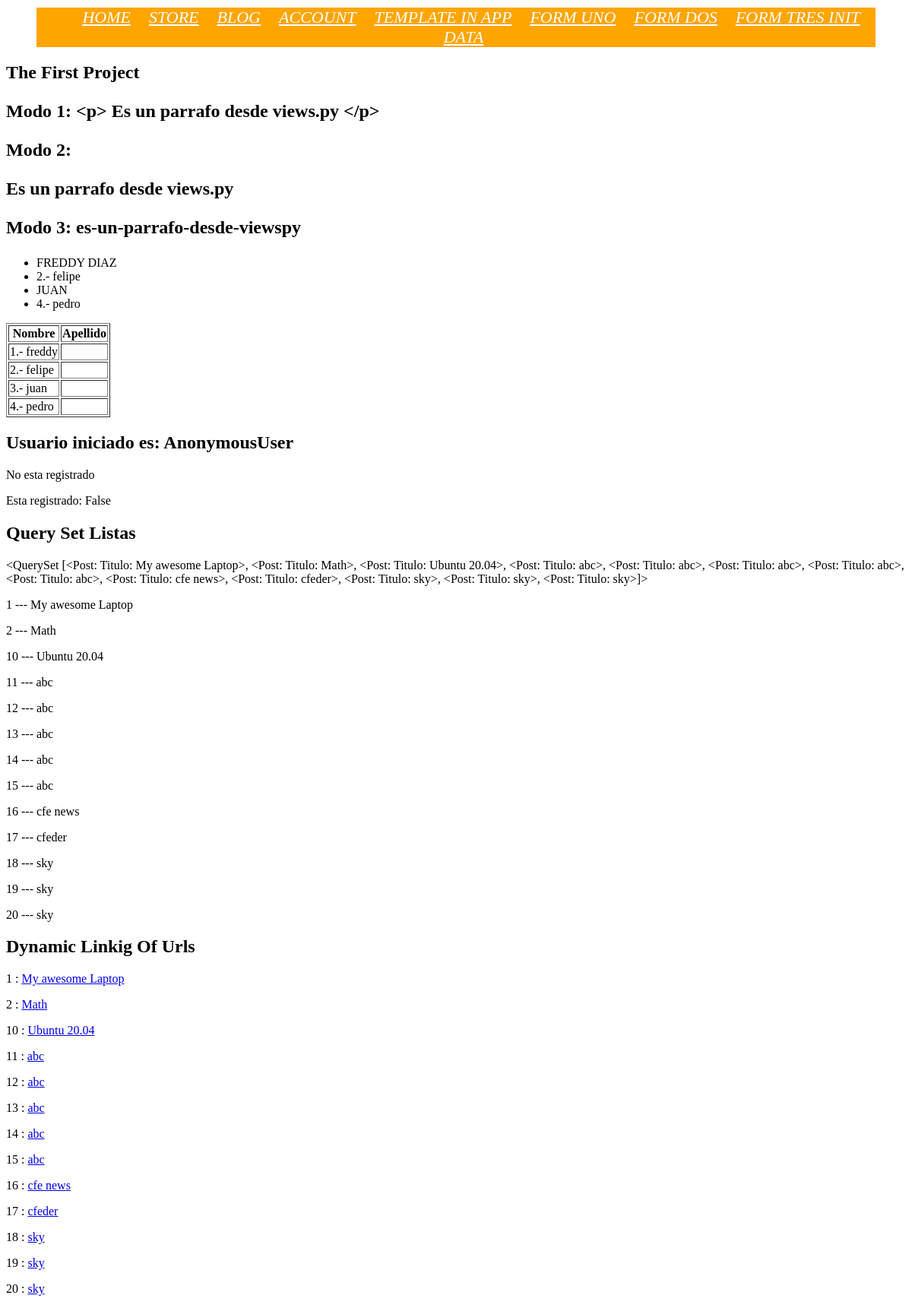
Before: / with the older database file.
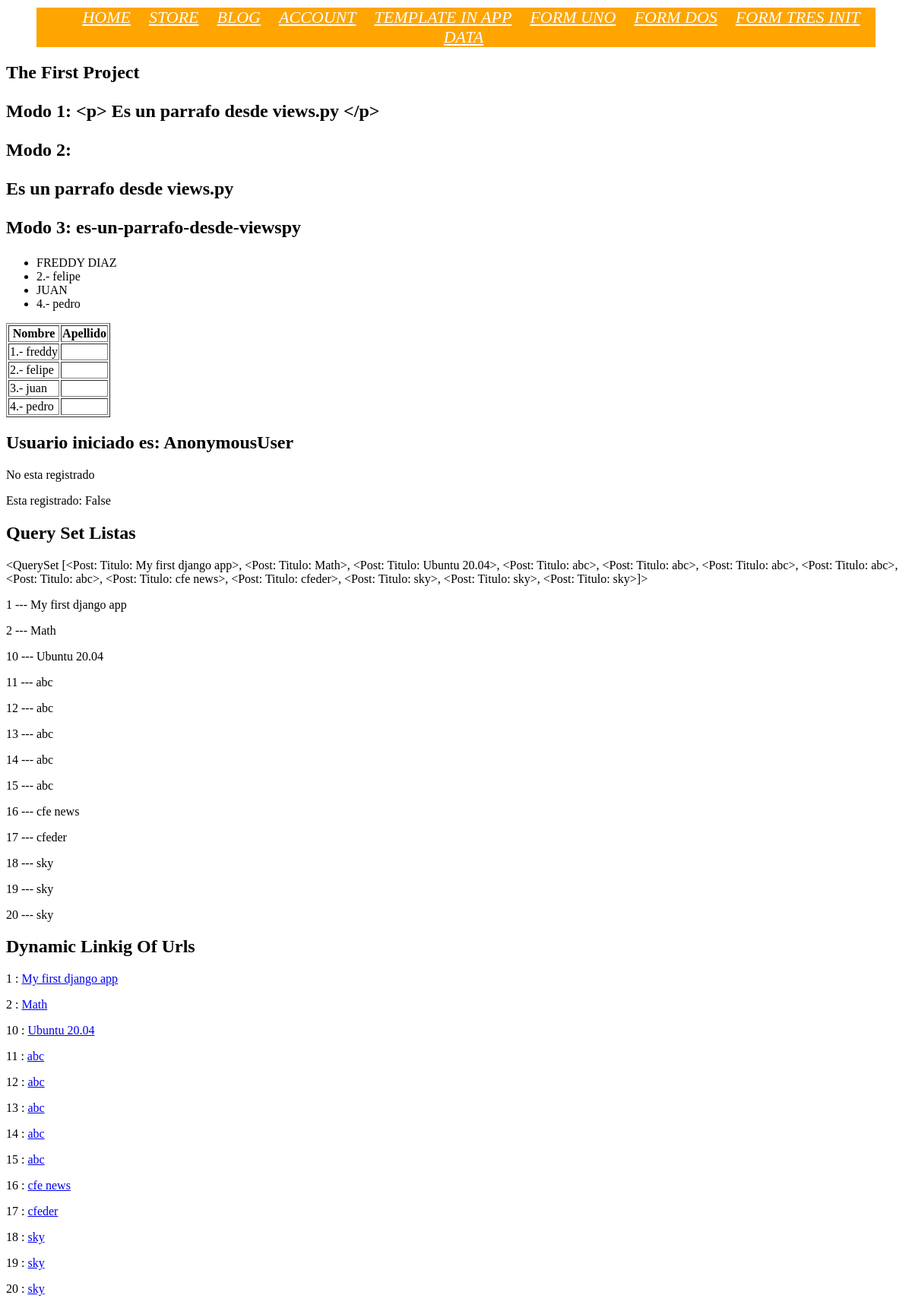
After: the same page with the newer database file.
### post_blog/models.py (models this page shows)
class Post(models.Model):
    title = models.CharField(max_length=20)
    details = models.TextField(
        blank=True,
        null=True,
        default='Escribe la descripcion.'
    )
    price = models.DecimalField(decimal_places=2, max_digits=4, default=0.99)
    message = models.CharField(
        max_length=20,
        blank=True,
        null=True,
        default='Escribe un mensaje.'
    )
    def __str__(self):
        return f"Titulo: {self.title}"
    def get_absolute_url(self):
        return reverse("my_post:my_post_url_view", kwargs={'my_id': self.id})

### post_blog/views.py (the view)
# urls.py: path('', views.home_main, name='home'),
def home_main(request):
    queryset = Post.objects.all()
    print(f"Request of user: {request.user}")
    print(f"Request url: {request}")
    user_req = request.user
    name = ['freddy', 'felipe', 'juan', 'pedro']
    lastname = ['diaz', 'castane', 'russell', 'tylor']
    title = 'the first project'
    paragraph = "<p> Es un parrafo desde views.py </p>"
    context = {
        'names': name,
        'lastname': lastname,
        'user': user_req,
        'title': title,
        'prf': paragraph,
        'object_list': queryset,
    }
    return render(request, 'main.html', context)

### templates/main.html (shortened to what this page needs)
<!DOCTYPE html>
{% load static  %}
<html lang="en">
<head>
</head>
<body>
    {% include 'navbar/navbar.html' %}
    {% block content %}
    <h2>{{ title|capfirst|title }}</h2>
    <h2><p> Modo 1: {{ prf }} </p></h2>
    <h2><p> Modo 2: {{ prf|safe }} </p></h2>
    <h2><p> Modo 3: {{ prf|striptags|slugify }} </p></h2>
    <table border="1.4">
    <thead>
        <tr>
            <th>Nombre</th>
            <th>Apellido</th>
        </tr>
    </thead>
    <tbody>
            {% for name in names %}
                <tr>
                    <td>{{ forloop.counter }}.- {{ name }}</td>
                    <td></td>
                </tr>
            {% endfor %}
        <ul>
            {% for name in names %}
                {% if name == 'freddy' %}
                    <li>{{ name|upper|add:' diaz'|upper }}</li>
                {% elif name == 'juan' %}
                    <li>{{ name.upper }}</li>
                {% else %}
                    <li>{{ forloop.counter }}.- {{ name }}</li>
                {% endif %}
            {% endfor %}
        </ul>
    </tbody>
    </table>
        <h2>Usuario iniciado es: {{ user }}</h2>
        {% if request.user.is_authenticated %}
            <p>{{ user }} esta registrado</p>
        {% else %}
            <p>No esta registrado</p>
        {% endif %}
        <p>Esta registrado: {{ request.user.is_authenticated }}</p>
    <div>
        <h2>Query Set Listas</h2>
        {{ object_list }}
        {% for instance in object_list %}
            <p>{{ instance.id }} --- {{ instance.title }}</p>
        {% endfor %}
    </div>
    <div>
        <h2>Dynamic Linkig Of Urls</h2>
        {% for instance in object_list %}
            <p>
                {{ instance.id }} :
                <a href="{{ instance.get_absolute_url }}">{{ instance.title }}</a>
            </p>
        {% endfor %}
    </div>
    {% endblock %}
</body>
</html>

Changed rows visible on the page:
changed Post id 1: title.title "<QuerySet [<Post: Titulo: My awesome Laptop>, <Post: Titulo: Math>, <Post:…" → "<QuerySet [<Post: Titulo: My first django app>, <Post: Titulo: Math>, <Post:…"; title "My awesome Laptop" → "My first django app"
